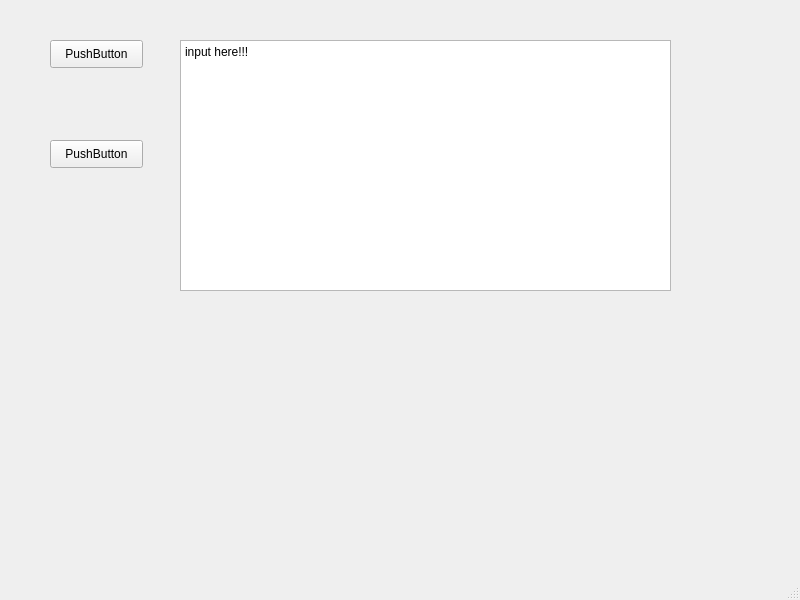
<?xml version="1.0" encoding="UTF-8"?>
<ui version="4.0">
 <class>MainWindow</class>
 <widget class="QMainWindow" name="MainWindow">
  <property name="geometry">
   <rect>
    <x>0</x>
    <y>0</y>
    <width>800</width>
    <height>600</height>
   </rect>
  </property>
  <property name="windowTitle">
   <string>MainWindow</string>
  </property>
  <widget class="QWidget" name="centralwidget">
   <widget class="QPushButton" name="pushButton">
    <property name="geometry">
     <rect>
      <x>50</x>
      <y>40</y>
      <width>93</width>
      <height>28</height>
     </rect>
    </property>
    <property name="text">
     <string>PushButton</string>
    </property>
   </widget>
   <widget class="QPushButton" name="pushButton_2">
    <property name="geometry">
     <rect>
      <x>50</x>
      <y>140</y>
      <width>93</width>
      <height>28</height>
     </rect>
    </property>
    <property name="text">
     <string>PushButton</string>
    </property>
   </widget>
   <widget class="QTextEdit" name="textEdit">
    <property name="geometry">
     <rect>
      <x>180</x>
      <y>40</y>
      <width>491</width>
      <height>251</height>
     </rect>
    </property>
    <property name="html">
     <string>&lt;!DOCTYPE HTML PUBLIC &quot;-//W3C//DTD HTML 4.0//EN&quot; &quot;http://www.w3.org/TR/REC-html40/strict.dtd&quot;&gt;
&lt;html&gt;&lt;head&gt;&lt;meta name=&quot;qrichtext&quot; content=&quot;1&quot; /&gt;&lt;style type=&quot;text/css&quot;&gt;
p, li { white-space: pre-wrap; }
&lt;/style&gt;&lt;/head&gt;&lt;body style=&quot; font-family:'PMingLiU'; font-size:9pt; font-weight:400; font-style:normal;&quot;&gt;
&lt;p style=&quot; margin-top:0px; margin-bottom:0px; margin-left:0px; margin-right:0px; -qt-block-indent:0; text-indent:0px;&quot;&gt;input here!!!&lt;/p&gt;&lt;/body&gt;&lt;/html&gt;</string>
    </property>
   </widget>
  </widget>
  <widget class="QMenuBar" name="menubar">
   <property name="geometry">
    <rect>
     <x>0</x>
     <y>0</y>
     <width>800</width>
     <height>25</height>
    </rect>
   </property>
  </widget>
  <widget class="QStatusBar" name="statusbar"/>
 </widget>
 <resources/>
 <connections/>
</ui>
